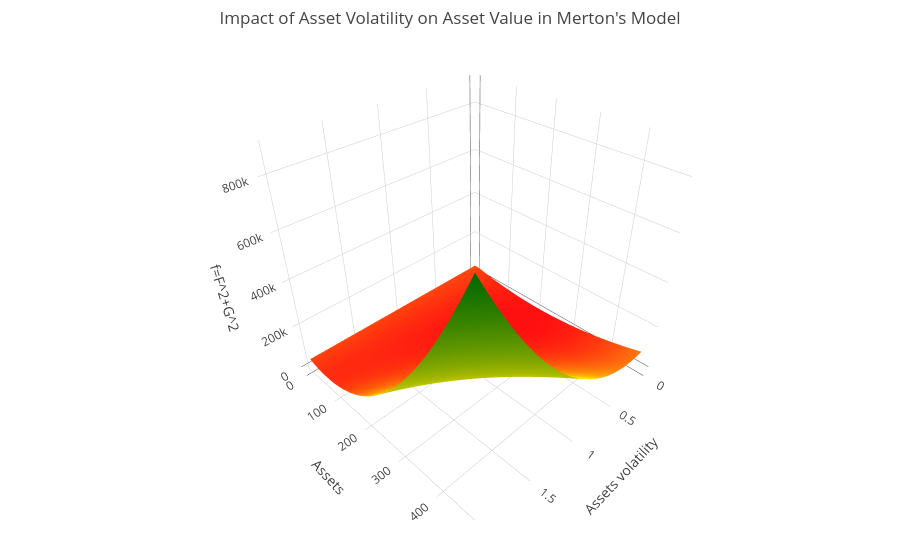

Write notebook code for a chart like this one.
### Markdown cell above
## Step 16: Creating an Interactive 3D Surface Plot Using Plotly
In the current step, the program generates an interactive 3D surface plot using the plotly library. This plot visualizes the impact of asset volatility ($\sigma_V$) on market value ($V_0$), based on the results of the objective function. The plot allows you to explore how different combinations of volatility and market value influence the financial model.

### Code cell
plot_ly(type = "surface" , x = sv.seq, y = V0.seq , z = z, 
        colorscale = list(c(0, "red"), c(0.2, "yellow"), c(1, "green"))) %>%
layout(
  title = list(
    text = "Impact of Asset Volatility on Asset Value in Merton's Model",
    yanchor = "top", 
    pad = list(b = 200)  
  ),
  scene = list(
    xaxis = list(title = "Assets volatility"), 
    yaxis = list(title = "Assets"), 
    zaxis = list(title = "f=F^2+G^2")
  )
) %>%
hide_colorbar()

### Figure 1 — Plotly figure (JSON) as saved in the notebook; plotly's stock layout.template omitted (floating-point values rounded to 4 significant figures; data arrays with more than 128 entries replaced by an {"elided": "..."} marker saying what was removed)
{"data": [{"colorbar": {"len": 0.5, "lenmode": "fraction", "ticklen": 2, "title": "", "y": 1, "yanchor": "top"}, "colorscale": [["0", "red"], ["0.2", "yellow"], ["1", "green"]], "showscale": false, "type": "surface", "x": [0, 0.0202, 0.0404, 0.0606, 0.0808, 0.101, 0.1212, 0.1414, 0.1616, 0.1818, 0.202, 0.2222, 0.2424, 0.2626, 0.2828, 0.303, 0.3232, 0.3434, 0.3636, 0.3838, 0.404, 0.4242, 0.4444, 0.4646, 0.4848, 0.5051, 0.5253, 0.5455, 0.5657, 0.5859, 0.6061, 0.6263, 0.6465, 0.6667, 0.6869, 0.7071, 0.7273, 0.7475, 0.7677, 0.7879, 0.8081, 0.8283, 0.8485, 0.8687, 0.8889, 0.9091, 0.9293, 0.9495, 0.9697, 0.9899, 1.01, 1.03, 1.05, 1.071, 1.091, 1.111, 1.131, 1.151, 1.172, 1.192, 1.212, 1.232, 1.252, 1.273, 1.293, 1.313, 1.333, 1.353, 1.374, 1.394, 1.414, 1.434, 1.454, 1.475, 1.495, 1.515, 1.535, 1.556, 1.576, 1.596, 1.616, 1.636, 1.657, 1.677, 1.697, 1.717, 1.737, 1.758, 1.778, 1.798, 1.818, 1.838, 1.859, 1.879, 1.899, 1.919, 1.939, 1.96, 1.98, 2], "y": [0, 4.805, 9.61, 14.41, 19.22, 24.02, 28.83, 33.63, 38.44, 43.24, 48.05, 52.85, 57.66, 62.46, 67.27, 72.07, 76.88, 81.68, 86.49, 91.29, 96.1, 100.9, 105.7, 110.5, 115.3, 120.1, 124.9, 129.7, 134.5, 139.3, 144.1, 148.9, 153.8, 158.6, 163.4, 168.2, 173.0, 177.8, 182.6, 187.4, 192.2, 197.0, 201.8, 206.6, 211.4, 216.2, 221.0, 225.8, 230.6, 235.4, 240.2, 245.0, 249.8, 254.7, 259.5, 264.3, 269.1, 273.9, 278.7, 283.5, 288.3, 293.1, 297.9, 302.7, 307.5, 312.3, 317.1, 321.9, 326.7, 331.5, 336.3, 341.1, 345.9, 350.7, 355.6, 360.4, 365.2, 370.0, 374.8, 379.6, 384.4, 389.2, 394.0, 398.8, 403.6, 408.4, 413.2, 418.0, 422.8, 427.6, 432.4, 437.2, 442.0, 446.8, 451.6, 456.5, 461.3, 466.1, 470.9, 475.7], "z": {"elided": "100x100 float values"}}], "layout": {"hovermode": "closest", "legend": {"y": 0.5, "yanchor": "top"}, "margin": {"b": 40, "l": 60, "r": 10, "t": 25}, "scene": {"xaxis": {"title": "Assets volatility"}, "yaxis": {"title": "Assets"}, "zaxis": {"title": "f=F^2+G^2"}}, "showlegend": false, "title": {"pad": {"b": 200}, "text": "Impact of Asset Volatility on Asset Value in Merton's Model", "yanchor": "top"}}}
